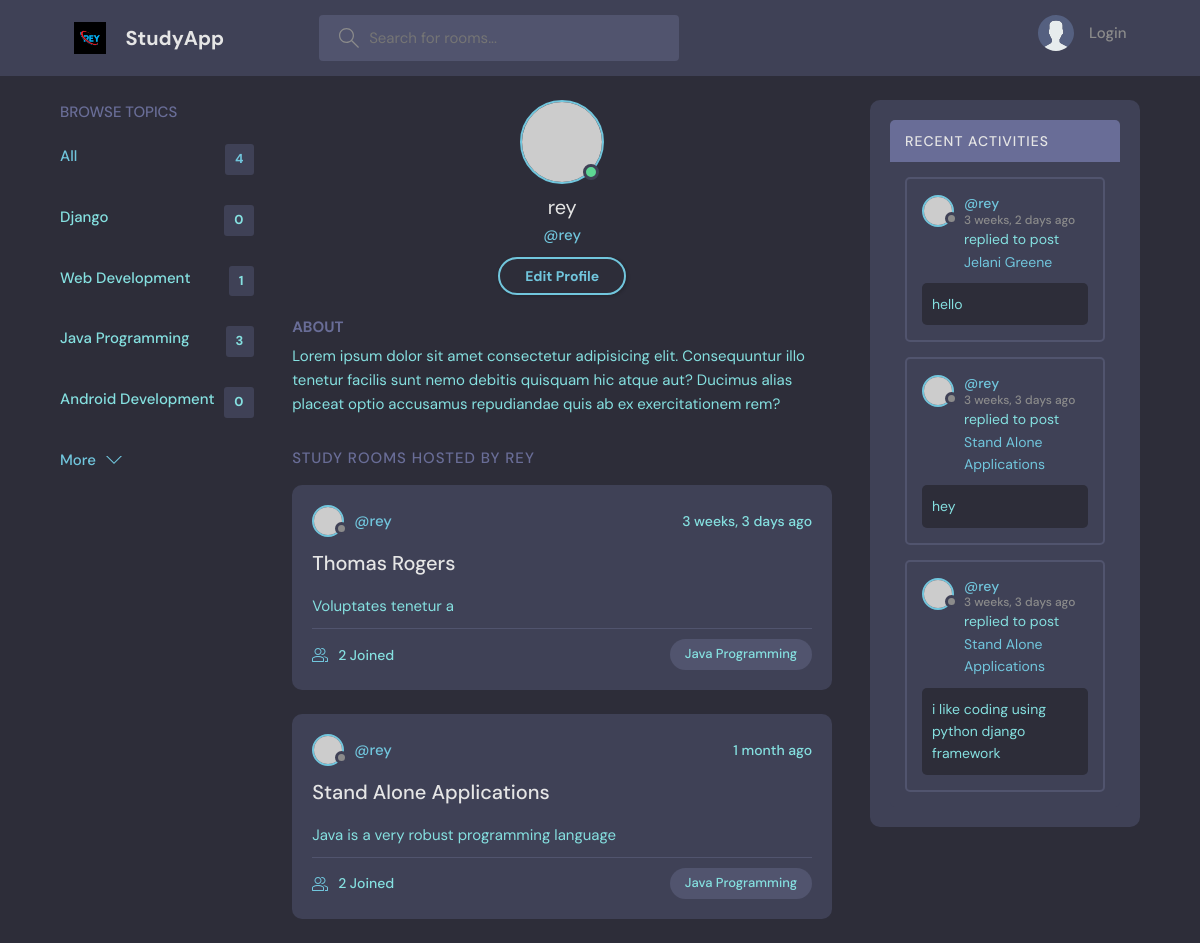
The app's page /profile/1 with its own data.
### base/models.py (models this page shows, shortened)
class Topic(models.Model):
    name=models.CharField(max_length=200)

class Room(models.Model):
    host=models.ForeignKey(User,on_delete=models.SET_NULL, null=True)
    topic=models.ForeignKey(Topic,on_delete=models.SET_NULL, null=True)
    name=models.CharField(max_length=100)
    description=models.TextField(null=True,blank=True)
    participants=models.ManyToManyField(User, related_name='participants', blank=True)
    created=models.DateTimeField(auto_now_add=True)
    updated=models.DateTimeField(auto_now=True)
    class Meta:
        ordering=['-created','-updated']
    def __str__(self):
        return self.name

class Message(models.Model):
    room=models.ForeignKey(Room,on_delete=models.CASCADE)
    user=models.ForeignKey(User,on_delete=models.CASCADE)
    body=models.TextField()
    created=models.DateTimeField(auto_now_add=True)
    updated=models.DateTimeField(auto_now=True)
    class Meta:
        ordering=['-created','-updated']
    def __str__(self):
        return self.body[0:50]

### base/views.py (the view)
# urls.py: path('profile/<str:pk>',views.userProfile, name='user_profile'),
def userProfile(request,pk):
    user=User.objects.get(id=pk)
    rooms=user.room_set.all()
    room_messages=user.message_set.all()
    topics=Topic.objects.all()
    activity_messages=Message.objects.all()
    context={
        'user':user,
        'rooms':rooms,
        'room_messages':room_messages,
        'topics':topics,
        'activity_messages':activity_messages
    }
    return render(request, 'profile.html',context)

### base/templates/profile.html (shortened to what this page needs)
{% extends 'main.html' %}
{% block content %}
<main class="profile-page layout layout--3">
  <div class="container">
    {% include 'topic_component.html' %}
    <div class="roomList">
      <div class="profile">
        <div class="profile__avatar">
          <div class="avatar avatar--large active">
            <img src="https://randomuser.me/api/portraits/men/11.jpg" />
          </div>
        </div>
        <div class="profile__info">
          <h3>{{ user.username }}</h3>
          <p>@{{ user.username }}</p>
          <a href="edit-user.html" class="btn btn--main btn--pill">Edit Profile</a>
        </div>
        <div class="profile__about">
          <h3>About</h3>
          <p>
            Lorem ipsum dolor sit amet consectetur adipisicing elit. Consequuntur illo tenetur
            facilis sunt nemo debitis quisquam hic atque aut? Ducimus alias placeat optio
            accusamus repudiandae quis ab ex exercitationem rem?
          </p>
        </div>
      </div>
      <div class="roomList__header">
        <div>
          <h2>Study Rooms Hosted by {{ user.username }}</a>
          </h2>
        </div>
      </div>
      {%include 'main_component.html' %}
    </div>
    <div class="roomListRoom">
      {% include 'activity_component.html' %}
    </div>
</main>
{% endblock %}

### templates/main.html (shortened to what this page needs)
{% load static %}
<!DOCTYPE html>
<html lang="en">
<head>
    <link rel="stylesheet" href="{% static 'styles/style.css' %}" />
</head>
<body>
    {% include 'navbar.html' %}
    {% block content %}
    {% endblock %}
</body>
</html>

### templates/navbar.html (shortened to what this page needs)
{% load static %}
<header class="header header--loggedIn">
    <div class="container">
        <a href="{% url 'home' %}" class="header__logo">
            <img src="{% static 'images/rey2.jpg' %}" />
            <h1>StudyApp</h1>
        </a>
        <form   method="GET"  class="header__search">
            <label>
                <input name="q" placeholder="Search for rooms..." />
            </label>
        </form>
        <nav class="header__menu">
            {% if request.user.is_authenticated %}
            <div class="header__user">
                <a href="{% url 'user_profile' user.id %}">
                    <div class="avatar avatar--medium active">
                        <img src="{% static 'images/avatar.svg' %}" />
                    </div>
                    <p>{{ user.username }}<span>@{{ user }}</span></p>
                </a>
                <button class="dropdown-button">
                    <svg version="1.1" xmlns="http://www.w3.org/2000/svg" width="32" height="32"
                        viewBox="0 0 32 32">
                        <title>chevron-down</title>
                        <path d="M16 21l-13-13h-3l16 16 16-16h-3l-13 13z"></path>
                    </svg>
                </button>
            </div>
            {% else %}
             <a href="{% url 'login' %}">
        <img src="{% static 'images/avatar.svg' %}" />
        <p>Login</p>
      </a>
      {% endif %}
        </nav>
    </div>
</header>

### base/templates/topic_component.html
<div class="topics">
    <div class="topics__header">
      <h2>Browse Topics</h2>
    </div>
    <ul class="topics__list">
      <li>
        <a href="{% url 'home' %}" class="active">All <span>{{ topics.count }}</span></a>
      </li>
      {% for topic in topics %}
      <li>
        <a href="{% url 'home' %}?q={{ topic.name }}">{{ topic.name }} <span>{{ topic.room_set.all.count  }}</span></a>
      </li>
      {% endfor %}
    </ul>
    <a class="btn btn--link" href="topics.html">
      More
      <svg version="1.1" xmlns="http://www.w3.org/2000/svg" width="32" height="32" viewBox="0 0 32 32">
        <title>chevron-down</title>
        <path d="M16 21l-13-13h-3l16 16 16-16h-3l-13 13z"></path>
      </svg>
    </a>
  </div>

### base/templates/main_component.html (shortened to what this page needs)
{% for room in rooms %}
<div class="roomListRoom">
  <div class="roomListRoom__header">
    <a href="{% url 'user_profile' room.host.id %}" class="roomListRoom__author">
      <div class="avatar avatar--small">
        <img src="https://randomuser.me/api/portraits/women/11.jpg" />
      </div>
      <span>@{{ room.host.username }}</span>
    </a>
    <div class="roomListRoom__actions">
      <span>{{ room.created|timesince }} ago</span>
    </div>
  </div>
  <div class="roomListRoom__content">
    <a href="{% url 'room' room.id %}">{{ room.name }}</a>
    <p>
      {{ room.description }}
    </p>
  </div>
  <div class="roomListRoom__meta">
    <a href="room.html" class="roomListRoom__joined">
      {{ room.participants.all.count }} Joined
    </a>
    <p class="roomListRoom__topic">{{ room.topic.name }}</p>
  </div>
</div>
{% endfor %}

### base/templates/activity_component.html (shortened to what this page needs)
<div class="activities">
    <div class="activities__header">
      <h2>Recent Activities</h2>
    </div>
{% for message in room_messages %}
    <div class="activities__box">
      <div class="activities__boxHeader roomListRoom__header">
        <a href="{% url 'user_profile' message.user.id %}" class="roomListRoom__author">
          <div class="avatar avatar--small">
            <img src="https://randomuser.me/api/portraits/women/11.jpg" />
          </div>
          <p>
            @{{ message.user }}
            <span>{{ message.created|timesince }} ago</span>
          </p>
        </a>
      </div>
      <div class="activities__boxContent">
        <p>replied to post <a href="{% url 'room' message.room.id %}">{{ message.room }}</a></p>
        <div class="activities__boxRoomContent">
            {{ message.body }}
        </div>
      </div>
    </div>
    {% endfor %}
  </div>

### records on screen
Topic: name "Django", room_set.all.count "0"
Topic: name "Web Development", room_set.all.count "1"
Topic: name "Java Programming", room_set.all.count "3"
Topic: name "Android Development", room_set.all.count "0"
Room: host.username "rey", created "3 weeks, 3 days", name "Thomas Rogers", description "Voluptates tenetur a", participants.all.count "2", topic.name "Java Programming"
Room: host.username "rey", created "1 month", name "Stand Alone Applications", description "Java is a very robust programming language", participants.all.count "2", topic.name "Java Programming"
Message: user "rey", created "3 weeks, 2 days", room "Jelani Greene", body "hello"
Message: user "rey", created "3 weeks, 3 days", room "Stand Alone Applications", body "hey"
Message: user "rey", created "3 weeks, 3 days", room "Stand Alone Applications", body "i like coding using python django framework"

### other values on screen
{{ topics.count }} "4"
{{ user.username }} "rey"
{{ user.username }} "REY"
